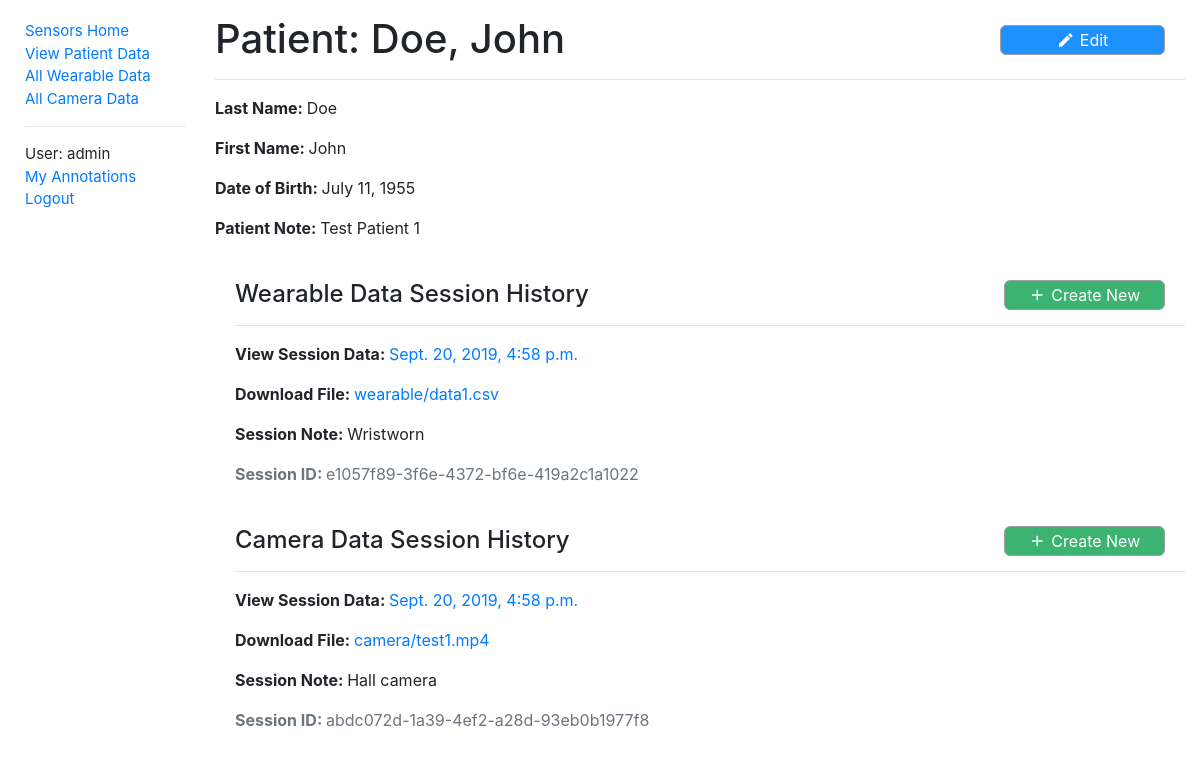
The app's page /sensors/patientdata/1 (signed in), older data.
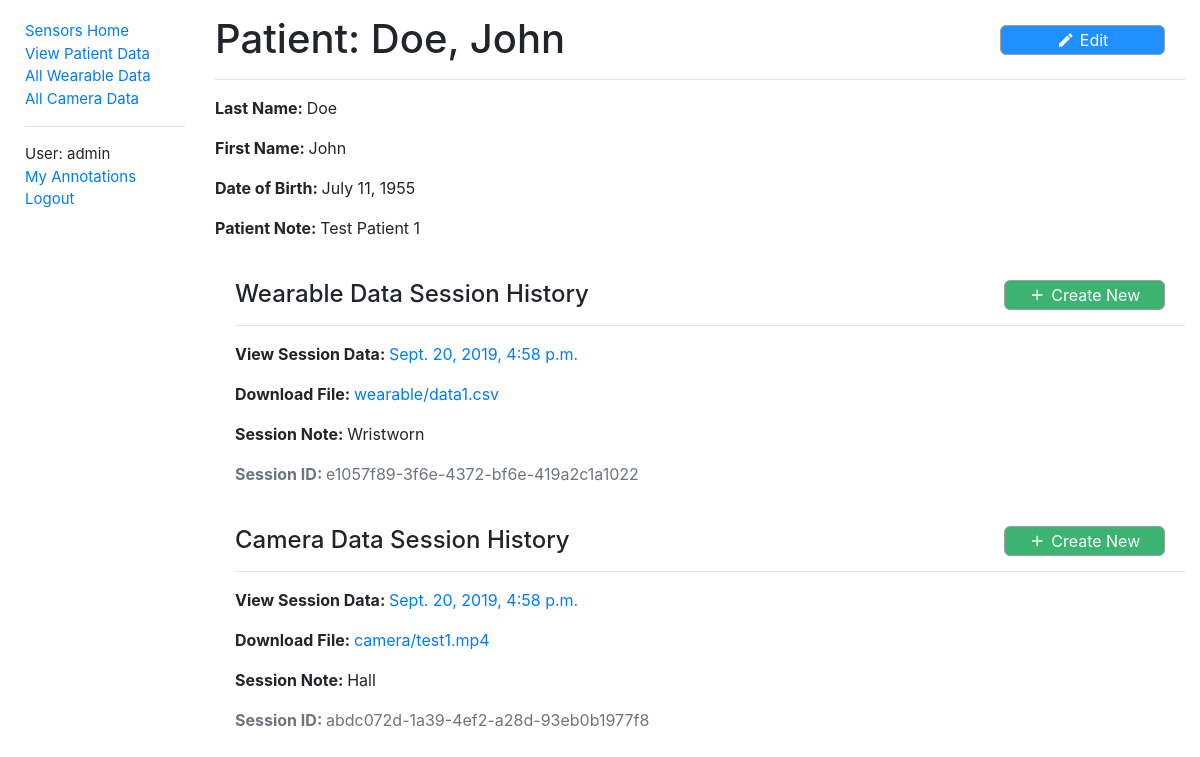
The same page, newer data.
### sensors/models.py (models this page shows, shortened)
class CameraData(models.Model):
    id = models.UUIDField(primary_key=True, default=uuid.uuid4, help_text='Unique ID for this wearable data')
    patient = models.ForeignKey('PatientData', on_delete=models.CASCADE, null=True, related_name='cameras')
    filename = models.FileField(upload_to='camera/', help_text='Camera video file')
    framerate = models.CharField(
        max_length=9,
        choices=FRAME_RATES,
        default='Film',
        help_text='Video framerate',
    )
    time = models.DateTimeField(help_text='Session date & time')
    note = models.CharField(max_length=500, help_text='Note regarding camera data')
    class Meta:
        ordering = ['patient', '-time']
        permissions = (("can_alter_cameradata", "Can create or edit camera data entries."),)

### sensors/views.py (the view)
# urls.py: re_path(r'^patientdata/(?P<pk>\d+)$', views.PatientDataDetailView.as_view(), name='patientdata-detail'),
class PatientDataDetailView(LoginRequiredMixin, generic.DetailView):
    model = PatientData

### sensors/context_processors.py (called while the page is built)
def extra_context(request):
    return {'media_url': settings.MEDIA_URL}

### sensors/models.py (called while the page is built)
    def __str__(self):
        return f'{self.last_name}, {self.first_name}'

### sensors/templates/sensors/patientdata_detail.html
{% extends "base.html" %}
{% block content %}
  <div class="titleText">
    <h1>Patient: {{ patientdata }}</h1>
    {% if perms.sensors.can_alter_patientdata %}
      <button id="edit" class="titleButton controlButtonXL editButton" data-toggle="tooltip" data-placement="bottom" data-trigger="hover"
              title="Edit Patient Data" onclick='window.location.href="{% url 'edit-patientdata' patientdata.id %}"'>
        <i class="material-icons buttonIconS">create</i>
        <span class="buttonText">Edit</span>
      </button>
    {% endif %}
  </div>
  <hr>
  <p><strong>Last Name: </strong>{{ patientdata.last_name }}</p>
  <p><strong>First Name: </strong>{{ patientdata.first_name }}</p>
  <p><strong>Date of Birth: </strong>{{ patientdata.date_of_birth }}</p>
  <p><strong>Patient Note: </strong>{{ patientdata.notes }}</p>
  <div style="margin-left:20px;margin-top:40px">
    <div class="titleText">
      <h4>Wearable Data Session History</h4>
      {% if perms.sensors.can_alter_wearabledata %}
        <button type='button' class="createNewSessionButton controlButtonXL saveButton" data-toggle="tooltip" data-placement="bottom" data-trigger="hover"
                title="Create Wearable Data" onclick='window.location.href="{% url 'create-wearabledata' patientdata.id %}"'>
          <i class="material-icons buttonIconS">add</i>
          <span class="buttonText">Create New</span>
        </button>
      {% endif %}
    </div>
    {% for wearable in patientdata.wearables.all %}
      <hr>
      <p><strong>View Session Data: </strong><a href="{% url 'wearabledata-detail' wearable.id %}">{{ wearable.time }}</a></p>
      <p><strong>Download File: </strong><a href="{{ media_url }}{{ wearable.filename }}">{{ wearable.filename }}</a></p>
      <p><strong>Session Note: </strong>{{wearable.note}}</p>
      <p class='text-muted'><strong>Session ID: </strong>{{wearable.id}}</p>
    {% empty %}
      <hr>
      <p><em>No data.</em></p>
    {% endfor %}
  </div>
  <div style="margin-left:20px;margin-top:40px">
    <div class="titleText">
      <h4>Camera Data Session History</h4>
      {% if perms.sensors.can_alter_cameradata %}
        <button type='button' class="createNewSessionButton controlButtonXL saveButton" data-toggle="tooltip" data-placement="bottom" data-trigger="hover"
                title="Create Camera Data" onclick='window.location.href="{% url 'create-cameradata' patientdata.id %}"'>
          <i class="material-icons buttonIconS">add</i>
          <span class="buttonText">Create New</span>
        </button>
      {% endif %}
    </div>
    {% for camera in patientdata.cameras.all %}
      <hr>
      <p><strong>View Session Data: </strong><a href="{% url 'cameradata-detail' camera.id %}">{{ camera.time }}</a></p>
      <p><strong>Download File: </strong><a href="{{ media_url }}{{ camera.filename }}">{{ camera.filename }}</a></p>
      <p><strong>Session Note: </strong>{{camera.note}}</p>
      <p class='text-muted'><strong>Session ID: </strong>{{camera.id}}</p>
    {% empty %}
      <hr>
      <p><em>No data.</em></p>
    {% endfor %}
  </div>
{% endblock %}

Row changes from the older to the newer data that the page shows:
changed CameraData "camera/test1.mp4": note "Hall camera" → "Hall"
